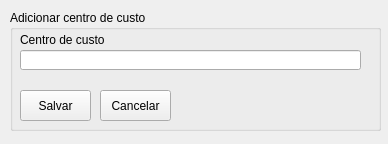
<?xml version="1.0" encoding="UTF-8"?>
<ui version="4.0">
 <class>MainWindow</class>
 <widget class="QMainWindow" name="MainWindow">
  <property name="geometry">
   <rect>
    <x>0</x>
    <y>0</y>
    <width>388</width>
    <height>144</height>
   </rect>
  </property>
  <property name="windowTitle">
   <string>Adicinar Centro</string>
  </property>
  <widget class="QWidget" name="centralwidget">
   <widget class="QGroupBox" name="groupBox">
    <property name="geometry">
     <rect>
      <x>10</x>
      <y>10</y>
      <width>371</width>
      <height>121</height>
     </rect>
    </property>
    <property name="title">
     <string>Adicionar centro de custo</string>
    </property>
    <widget class="QLabel" name="label">
     <property name="geometry">
      <rect>
       <x>10</x>
       <y>20</y>
       <width>181</width>
       <height>20</height>
      </rect>
     </property>
     <property name="text">
      <string>Centro de custo</string>
     </property>
    </widget>
    <widget class="QLineEdit" name="txtCentro">
     <property name="geometry">
      <rect>
       <x>10</x>
       <y>40</y>
       <width>341</width>
       <height>20</height>
      </rect>
     </property>
    </widget>
    <widget class="QPushButton" name="btnSalvarCentro">
     <property name="geometry">
      <rect>
       <x>10</x>
       <y>80</y>
       <width>71</width>
       <height>31</height>
      </rect>
     </property>
     <property name="text">
      <string>Salvar</string>
     </property>
    </widget>
    <widget class="QPushButton" name="btnCancelar">
     <property name="geometry">
      <rect>
       <x>90</x>
       <y>80</y>
       <width>71</width>
       <height>31</height>
      </rect>
     </property>
     <property name="text">
      <string>Cancelar</string>
     </property>
    </widget>
   </widget>
  </widget>
 </widget>
 <resources/>
 <connections/>
</ui>
